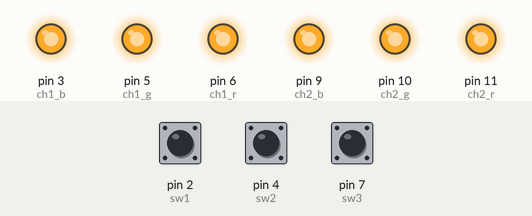
Recording of a sketch running on a simulated Arduino Nano, built with avr-gcc and run on an emulated ATmega328P. Shown: output pins drawn as LEDs (lit = HIGH). The inputs (shaded band) are chosen by the test bench; at power-on: pin 2 (sw1) HIGH, pin 4 (sw2) HIGH, pin 7 (sw3) HIGH.

Above: at 1.2 s.
1.3 s: pin 2 (sw1) pulled LOW for 1 s
At 3.7 s:
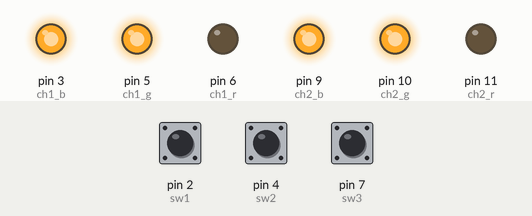
4.0 s: pin 4 (sw2) pulled LOW for 3.2 s
At 8.4 s:
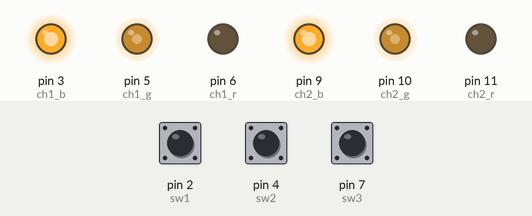
8.7 s: pin 7 (sw3) pulled LOW for 0.15 s
At 9.8 s:
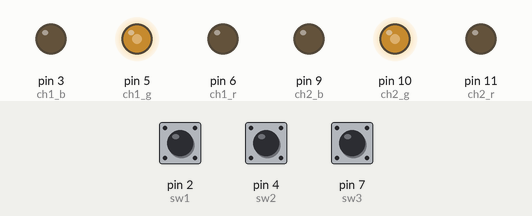
10.5 s: pin 2 (sw1) pulled LOW for 0.15 s
At 11.2 s:
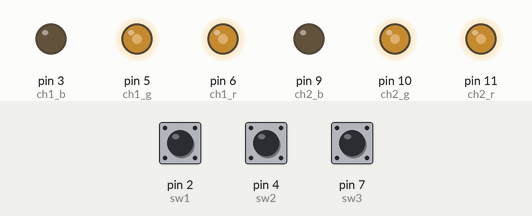
12.3 s: pin 4 (sw2) pulled LOW for 0.15 s
At 13.7 s:
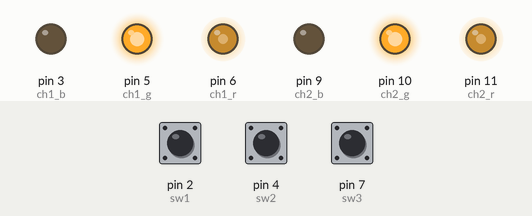
14.1 s: pin 7 (sw3) pulled LOW for 1 s
At 15.8 s:
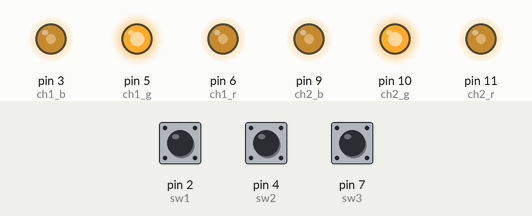
Timing chart, 0 to 17.3 s (numbered marks = the images above; inputs shaded):
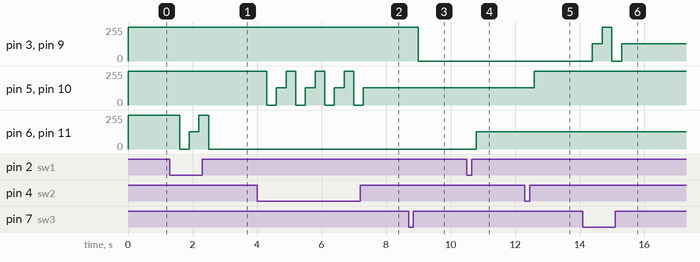

Measured:
- after the input at 1.3 s, pin 6 (ch1_r), pin 11 (ch2_r): 255/255 → 0/255 after 0.30 s, → 128/255 0.30 s later, → 255/255 0.30 s later, → 0/255 0.30 s later
- after the input at 4.0 s, pin 5 (ch1_g), pin 10 (ch2_g): 255/255 → 0/255 after 0.30 s, then repeats every 0.90 s: 128/255 0.30 s, 255/255 0.30 s, 0/255 0.30 s, until it stays 128/255 from 7.3 s
- after the input at 8.7 s, pin 3 (ch1_b), pin 9 (ch2_b): 255/255 → 0/255 after 0.30 s
- after the input at 10.5 s, pin 6 (ch1_r), pin 11 (ch2_r): 0/255 → 128/255 after 0.30 s
- after the input at 12.3 s, pin 5 (ch1_g), pin 10 (ch2_g): 128/255 → 255/255 after 0.30 s
- after the input at 14.1 s, pin 3 (ch1_b), pin 9 (ch2_b): 0/255 → 128/255 after 0.30 s, → 255/255 0.30 s later, → 0/255 0.30 s later, → 128/255 0.30 s later

The sketch:

example1.ino
```cpp
//nano-rgb example

//channel 1 pins
int ch1_r = 6, ch1_g = 5, ch1_b = 3;
//channel 2 pins
int ch2_r = 11, ch2_g = 10, ch2_b = 9;
//pushbutton pins
int sw1 = 2, sw2 = 4, sw3 = 7, sw4 = 8;

void setup() {

  //set pinmodes
  pinMode(ch1_r, OUTPUT);
  pinMode(ch1_g, OUTPUT);
  pinMode(ch1_b, OUTPUT);

  pinMode(ch2_r, OUTPUT);
  pinMode(ch2_g, OUTPUT);
  pinMode(ch2_b, OUTPUT);

  pinMode(sw1, INPUT_PULLUP);
  pinMode(sw2, INPUT_PULLUP);
  pinMode(sw3, INPUT_PULLUP);
  pinMode(sw4, INPUT_PULLUP);

  //turn all leds on
  analogWrite(ch1_r, 255);
  analogWrite(ch1_g, 255);
  analogWrite(ch1_b, 255);

  analogWrite(ch2_r, 255);
  analogWrite(ch2_g, 255);
  analogWrite(ch2_b, 255);

}

//rgb values
int r = 255, g = 255, b = 255;

void loop() {

  //set rgb values
  if( digitalRead(sw1) == LOW ){
    switch(r){
      case 255: r = 0; break;
      case 0: r = 128; break;
      case 128: r = 255; break;
      default: break;
    }
    delay(300);
  }
  if( digitalRead(sw2) == LOW ){
    switch(g){
      case 255: g = 0; break;
      case 0: g = 128; break;
      case 128: g = 255; break;
      default: break;
    }
    delay(300);
  }
  if( digitalRead(sw3) == LOW ){
    switch(b){
      case 255: b = 0; break;
      case 0: b = 128; break;
      case 128: b = 255; break;
      default: break;
    }
    delay(300);
  }

  //write values
  analogWrite(ch1_r, r);
  analogWrite(ch1_g, g);
  analogWrite(ch1_b, b);

  analogWrite(ch2_r, r);
  analogWrite(ch2_g, g);
  analogWrite(ch2_b, b);

}
```
